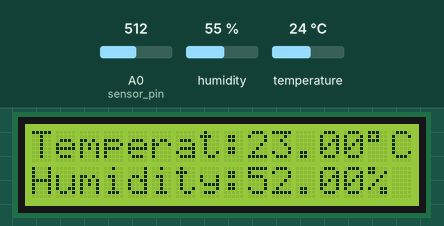
Bench run of a sketch on a simulated Arduino Uno, built with avr-gcc and run on an emulated ATmega328P. Parts: 16×2 character LCD. The test bench sets the inputs (shaded band); at power-on: humidity 55 %, A0 (sensor_pin) = 512, temperature 24 °C. What the sketch prints to the serial monitor is not drawn.

Above: at 5.7 s.
5.8 s: humidity set to 22 %
At 14.6 s:
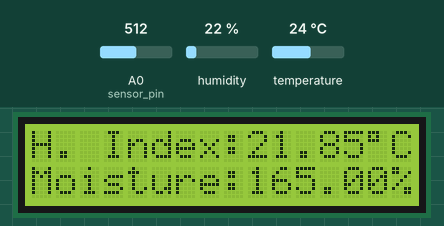
18.8 s: A0 (sensor_pin) set to 716
At 27.0 s:
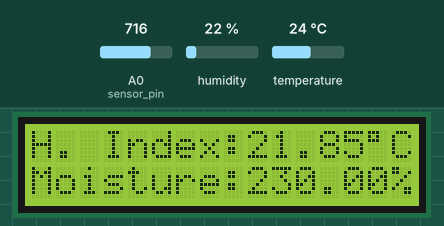
31.0 s: temperature set to 12 °C
At 37.0 s:
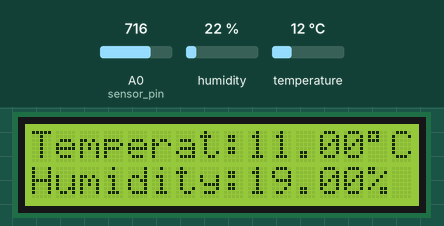
40.1 s: A0 (sensor_pin) set to 900
At 46.1 s:
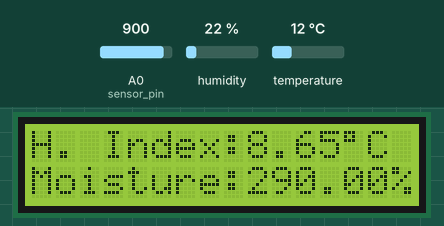
49.3 s: humidity set to 40 %
At 54.9 s:
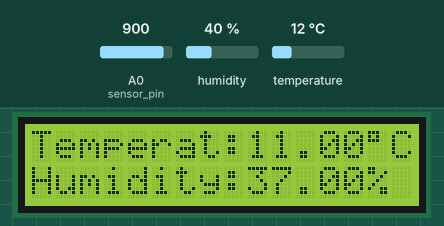
58.4 s: A0 (sensor_pin) set to 1023
At 63.9 s:
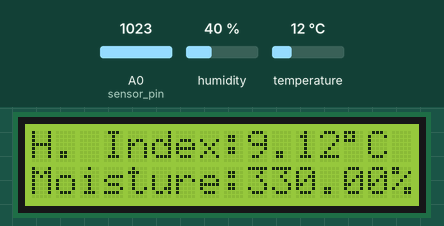
Timing chart, 0 to 65.4 s (numbered marks = the images above; inputs shaded):
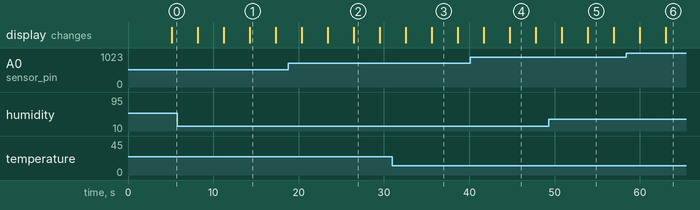

The sketch:

plant_env_sensor.ino
```cpp
#include <DHT.h>
#include <LiquidCrystal_I2C.h>
#include <Wire.h>

LiquidCrystal_I2C lcd(0x27, 2, 1, 0, 4, 5, 6, 7, 3, POSITIVE);
#define DHTPIN 2     // Digital pin connected to the DHT sensor

#define DHTTYPE DHT11   // DHT 11
DHT dht(DHTPIN, DHTTYPE);

int sensor_pin = A0;
float output_value;

void setup() {
  // put your setup code here, to run once:
  lcd.begin(16, 2);
  lcd.clear();
  Serial.begin(9600);
  dht.begin();
  lcd.print("Sumit Shrivastava");
  lcd.setCursor(0, 1);
  lcd.print("Temp & Humidity");
  delay(2000);
}

void loop() {
  // put your main code here, to run repeatedly:
  delay(3000);

  float h = dht.readHumidity();
  // Read temperature as Celsius (the default)
  float t = dht.readTemperature();

  if (isnan(h) || isnan(t)) {
    lcd.print("ERROR:Unable to");
    lcd.setCursor(0,1);
    lcd.print("read frm Sensor!");
    return;
  }

  float hi = dht.computeHeatIndex(t - 1, h - 3, false);

  output_value = analogRead(sensor_pin);
  output_value = map(output_value, 0, 310, 0, 100);

  Serial.print("Temp:");
  Serial.print(t);
  Serial.print("˚C Humi:");
  Serial.print(h);
  Serial.print("% Heat Index:");
  Serial.print(hi);
  Serial.print("˚C Moisture: ");
  Serial.print(output_value);
  Serial.println("%");


  lcd.clear();
  lcd.print("Temperat:");
  lcd.print(t - 1);
  lcd.print((char)223);
  lcd.print("C");
  lcd.setCursor(0,1);
  lcd.print("Humidity:");
  lcd.print(h - 3);
  lcd.print("%");
  lcd.setCursor(0,1);

  delay(3000);

  lcd.clear();
  lcd.print("H. Index:");
  lcd.print(hi);
  lcd.print((char)223);
  lcd.print("C");
  lcd.setCursor(0,1);
  lcd.print("Moisture:");
  lcd.print(output_value);
  lcd.print("%");

}
```

Measured:
- after the input at 5.8 s, the display: first differs from a run without the input after 5.4 s (image 1 shows a later state)
- after the input at 18.8 s, the display: first differs from a run without the input after 7.7 s (image 2)
- after the input at 31.0 s, the display: first differs from a run without the input after 4.6 s (image 3)
- after the input at 40.1 s, the display: first differs from a run without the input after 4.6 s (image 4)
- after the input at 49.3 s, the display: first differs from a run without the input after 4.6 s (image 5)
- after the input at 58.4 s, the display: first differs from a run without the input after 4.6 s (image 6)
- what the display in image 1 shows lasts 3.0 s, from 14.3 s to 17.3 s
